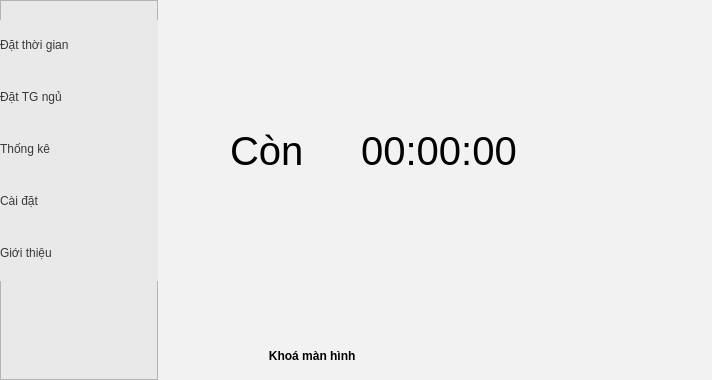
<?xml version="1.0" encoding="UTF-8"?>
<ui version="4.0">
 <class>MainWindow</class>
 <widget class="QMainWindow" name="MainWindow">
  <property name="windowModality">
   <enum>Qt::ApplicationModal</enum>
  </property>
  <property name="enabled">
   <bool>true</bool>
  </property>
  <property name="geometry">
   <rect>
    <x>0</x>
    <y>0</y>
    <width>712</width>
    <height>380</height>
   </rect>
  </property>
  <property name="windowTitle">
   <string>EyeCare</string>
  </property>
  <property name="styleSheet">
   <string notr="true">background-color: rgb(242, 242, 242);</string>
  </property>
  <widget class="QWidget" name="centralwidget">
   <property name="styleSheet">
    <string notr="true"/>
   </property>
   <widget class="QStackedWidget" name="page">
    <property name="geometry">
     <rect>
      <x>160</x>
      <y>0</y>
      <width>551</width>
      <height>380</height>
     </rect>
    </property>
    <property name="font">
     <font>
      <pointsize>30</pointsize>
     </font>
    </property>
    <property name="currentIndex">
     <number>0</number>
    </property>
    <widget class="QWidget" name="page1">
     <property name="font">
      <font>
       <pointsize>30</pointsize>
      </font>
     </property>
     <widget class="QLabel" name="timeChange">
      <property name="geometry">
       <rect>
        <x>190</x>
        <y>110</y>
        <width>301</width>
        <height>81</height>
       </rect>
      </property>
      <property name="styleSheet">
       <string notr="true">font: 50pt &quot;MS Shell Dlg 2&quot;;</string>
      </property>
      <property name="text">
       <string> 00:00:00</string>
      </property>
     </widget>
     <widget class="QLabel" name="timeTitle">
      <property name="geometry">
       <rect>
        <x>70</x>
        <y>110</y>
        <width>131</width>
        <height>81</height>
       </rect>
      </property>
      <property name="styleSheet">
       <string notr="true">font: 50pt &quot;MS Shell Dlg 2&quot;;</string>
      </property>
      <property name="text">
       <string>Còn</string>
      </property>
     </widget>
     <widget class="QLabel" name="Deye">
      <property name="geometry">
       <rect>
        <x>440</x>
        <y>250</y>
        <width>121</width>
        <height>121</height>
       </rect>
      </property>
      <property name="toolTip">
       <string/>
      </property>
      <property name="toolTipDuration">
       <number>-1</number>
      </property>
      <property name="text">
       <string/>
      </property>
      <property name="pixmap">
       <pixmap resource="qrc/icon.qrc">:/icon/eyes.png</pixmap>
      </property>
      <property name="scaledContents">
       <bool>true</bool>
      </property>
     </widget>
     <widget class="QPushButton" name="startMain">
      <property name="geometry">
       <rect>
        <x>270</x>
        <y>230</y>
        <width>51</width>
        <height>51</height>
       </rect>
      </property>
      <property name="toolTip">
       <string/>
      </property>
      <property name="toolTipDuration">
       <number>-1</number>
      </property>
      <property name="styleSheet">
       <string notr="true">border:0px;</string>
      </property>
      <property name="text">
       <string/>
      </property>
      <property name="icon">
       <iconset resource="qrc/icon.qrc">
        <normaloff>:/icon/start.png</normaloff>:/icon/start.png</iconset>
      </property>
      <property name="iconSize">
       <size>
        <width>50</width>
        <height>50</height>
       </size>
      </property>
     </widget>
     <widget class="QPushButton" name="btnLock">
      <property name="geometry">
       <rect>
        <x>50</x>
        <y>340</y>
        <width>201</width>
        <height>31</height>
       </rect>
      </property>
      <property name="styleSheet">
       <string notr="true">font: 16pt &quot;MS Shell Dlg 2&quot;;font-weight: bold;border:0px;</string>
      </property>
      <property name="text">
       <string> Khoá màn hình</string>
      </property>
      <property name="icon">
       <iconset resource="qrc/icon.qrc">
        <normaloff>:/icon/screen.png</normaloff>:/icon/screen.png</iconset>
      </property>
      <property name="iconSize">
       <size>
        <width>30</width>
        <height>30</height>
       </size>
      </property>
     </widget>
     <widget class="QPushButton" name="btnRestart">
      <property name="geometry">
       <rect>
        <x>480</x>
        <y>30</y>
        <width>41</width>
        <height>41</height>
       </rect>
      </property>
      <property name="styleSheet">
       <string notr="true">border:0px;</string>
      </property>
      <property name="text">
       <string/>
      </property>
      <property name="icon">
       <iconset resource="qrc/icon.qrc">
        <normaloff>:/icon/restart.png</normaloff>:/icon/restart.png</iconset>
      </property>
      <property name="iconSize">
       <size>
        <width>50</width>
        <height>50</height>
       </size>
      </property>
     </widget>
    </widget>
    <widget class="QWidget" name="page2">
     <widget class="QWidget" name="horizontalLayoutWidget">
      <property name="geometry">
       <rect>
        <x>220</x>
        <y>100</y>
        <width>211</width>
        <height>61</height>
       </rect>
      </property>
      <layout class="QHBoxLayout" name="workLayout">
       <property name="spacing">
        <number>30</number>
       </property>
       <property name="sizeConstraint">
        <enum>QLayout::SetMaximumSize</enum>
       </property>
       <property name="topMargin">
        <number>0</number>
       </property>
       <item>
        <widget class="QLineEdit" name="wakehInput">
         <property name="maximumSize">
          <size>
           <width>51</width>
           <height>43</height>
          </size>
         </property>
         <property name="contextMenuPolicy">
          <enum>Qt::DefaultContextMenu</enum>
         </property>
         <property name="styleSheet">
          <string notr="true">font: 30pt &quot;MS Shell Dlg 2&quot;;border:0px;</string>
         </property>
         <property name="inputMethodHints">
          <set>Qt::ImhPreferNumbers</set>
         </property>
         <property name="text">
          <string>06</string>
         </property>
         <property name="maxLength">
          <number>2</number>
         </property>
        </widget>
       </item>
       <item>
        <widget class="QLabel" name="space">
         <property name="maximumSize">
          <size>
           <width>16</width>
           <height>43</height>
          </size>
         </property>
         <property name="styleSheet">
          <string notr="true">font: 30pt &quot;MS Shell Dlg 2&quot;;</string>
         </property>
         <property name="inputMethodHints">
          <set>Qt::ImhNone</set>
         </property>
         <property name="text">
          <string>:</string>
         </property>
        </widget>
       </item>
       <item>
        <widget class="QLineEdit" name="wakemInput">
         <property name="sizePolicy">
          <sizepolicy hsizetype="Expanding" vsizetype="Fixed">
           <horstretch>0</horstretch>
           <verstretch>0</verstretch>
          </sizepolicy>
         </property>
         <property name="maximumSize">
          <size>
           <width>51</width>
           <height>43</height>
          </size>
         </property>
         <property name="styleSheet">
          <string notr="true">font: 30pt &quot;MS Shell Dlg 2&quot;;border:0px;</string>
         </property>
         <property name="inputMethodHints">
          <set>Qt::ImhPreferNumbers</set>
         </property>
         <property name="text">
          <string>00</string>
         </property>
         <property name="maxLength">
          <number>2</number>
         </property>
        </widget>
       </item>
      </layout>
     </widget>
     <widget class="QWidget" name="horizontalLayoutWidget_2">
      <property name="geometry">
       <rect>
        <x>220</x>
        <y>170</y>
        <width>211</width>
        <height>61</height>
       </rect>
      </property>
      <layout class="QHBoxLayout" name="relaxLayout">
       <property name="spacing">
        <number>30</number>
       </property>
       <property name="sizeConstraint">
        <enum>QLayout::SetMaximumSize</enum>
       </property>
       <item>
        <widget class="QLineEdit" name="sleephInput">
         <property name="maximumSize">
          <size>
           <width>51</width>
           <height>43</height>
          </size>
         </property>
         <property name="contextMenuPolicy">
          <enum>Qt::DefaultContextMenu</enum>
         </property>
         <property name="styleSheet">
          <string notr="true">font: 30pt &quot;MS Shell Dlg 2&quot;;border:0px;</string>
         </property>
         <property name="inputMethodHints">
          <set>Qt::ImhPreferNumbers</set>
         </property>
         <property name="text">
          <string>10</string>
         </property>
         <property name="maxLength">
          <number>2</number>
         </property>
        </widget>
       </item>
       <item>
        <widget class="QLabel" name="space_2">
         <property name="maximumSize">
          <size>
           <width>16</width>
           <height>43</height>
          </size>
         </property>
         <property name="styleSheet">
          <string notr="true">font: 30pt &quot;MS Shell Dlg 2&quot;;</string>
         </property>
         <property name="inputMethodHints">
          <set>Qt::ImhNone</set>
         </property>
         <property name="text">
          <string>:</string>
         </property>
        </widget>
       </item>
       <item>
        <widget class="QLineEdit" name="sleepmInput">
         <property name="sizePolicy">
          <sizepolicy hsizetype="Expanding" vsizetype="Fixed">
           <horstretch>0</horstretch>
           <verstretch>0</verstretch>
          </sizepolicy>
         </property>
         <property name="maximumSize">
          <size>
           <width>51</width>
           <height>43</height>
          </size>
         </property>
         <property name="styleSheet">
          <string notr="true">font: 30pt &quot;MS Shell Dlg 2&quot;;border:0px;</string>
         </property>
         <property name="inputMethodHints">
          <set>Qt::ImhPreferNumbers</set>
         </property>
         <property name="text">
          <string>00</string>
         </property>
         <property name="maxLength">
          <number>2</number>
         </property>
        </widget>
       </item>
      </layout>
     </widget>
     <widget class="QLabel" name="sleepTitle">
      <property name="geometry">
       <rect>
        <x>110</x>
        <y>170</y>
        <width>80</width>
        <height>51</height>
       </rect>
      </property>
      <property name="styleSheet">
       <string notr="true">font: 30pt &quot;MS Shell Dlg 2&quot;;</string>
      </property>
      <property name="text">
       <string>Ngủ</string>
      </property>
     </widget>
     <widget class="QLabel" name="wakeTitle">
      <property name="geometry">
       <rect>
        <x>110</x>
        <y>100</y>
        <width>70</width>
        <height>51</height>
       </rect>
      </property>
      <property name="styleSheet">
       <string notr="true">font: 30pt &quot;MS Shell Dlg 2&quot;;</string>
      </property>
      <property name="text">
       <string>Dậy</string>
      </property>
     </widget>
     <widget class="QPushButton" name="btnStart">
      <property name="geometry">
       <rect>
        <x>280</x>
        <y>260</y>
        <width>51</width>
        <height>51</height>
       </rect>
      </property>
      <property name="styleSheet">
       <string notr="true">border:0px;</string>
      </property>
      <property name="text">
       <string/>
      </property>
      <property name="icon">
       <iconset resource="qrc/icon.qrc">
        <normaloff>:/icon/start.png</normaloff>:/icon/start.png</iconset>
      </property>
      <property name="iconSize">
       <size>
        <width>50</width>
        <height>50</height>
       </size>
      </property>
     </widget>
     <widget class="QLabel" name="pmTitle">
      <property name="geometry">
       <rect>
        <x>470</x>
        <y>170</y>
        <width>61</width>
        <height>41</height>
       </rect>
      </property>
      <property name="styleSheet">
       <string notr="true">font: 30pt &quot;MS Shell Dlg 2&quot;;</string>
      </property>
      <property name="text">
       <string>PM</string>
      </property>
     </widget>
     <widget class="QLabel" name="amTitle">
      <property name="geometry">
       <rect>
        <x>470</x>
        <y>100</y>
        <width>61</width>
        <height>41</height>
       </rect>
      </property>
      <property name="styleSheet">
       <string notr="true">font: 30pt &quot;MS Shell Dlg 2&quot;;</string>
      </property>
      <property name="text">
       <string>AM</string>
      </property>
     </widget>
     <widget class="QPushButton" name="Dstar">
      <property name="geometry">
       <rect>
        <x>15</x>
        <y>0</y>
        <width>125</width>
        <height>100</height>
       </rect>
      </property>
      <property name="styleSheet">
       <string notr="true">border: 0px</string>
      </property>
      <property name="text">
       <string/>
      </property>
      <property name="icon">
       <iconset resource="qrc/icon.qrc">
        <normaloff>:/icon/star.png</normaloff>:/icon/star.png</iconset>
      </property>
      <property name="iconSize">
       <size>
        <width>100</width>
        <height>100</height>
       </size>
      </property>
     </widget>
    </widget>
    <widget class="QWidget" name="page3"/>
    <widget class="QWidget" name="page4"/>
    <widget class="QWidget" name="page5"/>
   </widget>
   <widget class="QFrame" name="frame">
    <property name="geometry">
     <rect>
      <x>0</x>
      <y>0</y>
      <width>158</width>
      <height>380</height>
     </rect>
    </property>
    <property name="layoutDirection">
     <enum>Qt::LeftToRight</enum>
    </property>
    <property name="autoFillBackground">
     <bool>false</bool>
    </property>
    <property name="styleSheet">
     <string notr="true">background-color: rgb(233, 233, 233)</string>
    </property>
    <property name="frameShape">
     <enum>QFrame::StyledPanel</enum>
    </property>
    <property name="frameShadow">
     <enum>QFrame::Raised</enum>
    </property>
    <widget class="QWidget" name="verticalLayoutWidget">
     <property name="geometry">
      <rect>
       <x>0</x>
       <y>20</y>
       <width>158</width>
       <height>261</height>
      </rect>
     </property>
     <layout class="QVBoxLayout" name="frameLayout">
      <item>
       <widget class="QPushButton" name="left1">
        <property name="maximumSize">
         <size>
          <width>158</width>
          <height>43</height>
         </size>
        </property>
        <property name="styleSheet">
         <string notr="true">QPushButton{color: rgb(56, 56, 56);font: 15pt &quot;MS Shell Dlg 2&quot;;border: 0px;text-align: left}
QPushButton:hover{background-color: rgb(191, 191, 191)}</string>
        </property>
        <property name="text">
         <string>Đặt thời gian</string>
        </property>
        <property name="icon">
         <iconset resource="qrc/icon.qrc">
          <normaloff>:/icon/time.png</normaloff>:/icon/time.png</iconset>
        </property>
        <property name="iconSize">
         <size>
          <width>36</width>
          <height>36</height>
         </size>
        </property>
       </widget>
      </item>
      <item>
       <widget class="QPushButton" name="left2">
        <property name="maximumSize">
         <size>
          <width>158</width>
          <height>43</height>
         </size>
        </property>
        <property name="styleSheet">
         <string notr="true">QPushButton{color: rgb(56, 56, 56);font: 15pt &quot;MS Shell Dlg 2&quot;;border: 0px;text-align: left}
QPushButton:hover{background-color: rgb(191, 191, 191)}</string>
        </property>
        <property name="text">
         <string>Đặt TG ngủ</string>
        </property>
        <property name="icon">
         <iconset resource="qrc/icon.qrc">
          <normaloff>:/icon/night.png</normaloff>:/icon/night.png</iconset>
        </property>
        <property name="iconSize">
         <size>
          <width>36</width>
          <height>36</height>
         </size>
        </property>
       </widget>
      </item>
      <item>
       <widget class="QPushButton" name="left3">
        <property name="maximumSize">
         <size>
          <width>158</width>
          <height>43</height>
         </size>
        </property>
        <property name="styleSheet">
         <string notr="true">QPushButton{color: rgb(56, 56, 56);font: 15pt &quot;MS Shell Dlg 2&quot;;border: 0px;text-align: left}
QPushButton:hover{background-color: rgb(191, 191, 191)}</string>
        </property>
        <property name="text">
         <string>Thống kê</string>
        </property>
        <property name="icon">
         <iconset resource="qrc/icon.qrc">
          <normaloff>:/icon/chart.png</normaloff>:/icon/chart.png</iconset>
        </property>
        <property name="iconSize">
         <size>
          <width>36</width>
          <height>36</height>
         </size>
        </property>
       </widget>
      </item>
      <item>
       <widget class="QPushButton" name="left4">
        <property name="maximumSize">
         <size>
          <width>158</width>
          <height>43</height>
         </size>
        </property>
        <property name="styleSheet">
         <string notr="true">QPushButton{color: rgb(56, 56, 56);font: 15pt &quot;MS Shell Dlg 2&quot;;border: 0px;text-align: left}
QPushButton:hover{background-color: rgb(191, 191, 191)}</string>
        </property>
        <property name="text">
         <string>Cài đặt</string>
        </property>
        <property name="icon">
         <iconset resource="qrc/icon.qrc">
          <normaloff>:/icon/setting.png</normaloff>:/icon/setting.png</iconset>
        </property>
        <property name="iconSize">
         <size>
          <width>36</width>
          <height>36</height>
         </size>
        </property>
       </widget>
      </item>
      <item>
       <widget class="QPushButton" name="left5">
        <property name="maximumSize">
         <size>
          <width>158</width>
          <height>43</height>
         </size>
        </property>
        <property name="styleSheet">
         <string notr="true">QPushButton{color: rgb(56, 56, 56);font: 15pt &quot;MS Shell Dlg 2&quot;;border: 0px;text-align: left}
QPushButton:hover{background-color: rgb(191, 191, 191)}</string>
        </property>
        <property name="text">
         <string>Giới thiệu</string>
        </property>
        <property name="icon">
         <iconset resource="qrc/icon.qrc">
          <normaloff>:/icon/about.png</normaloff>:/icon/about.png</iconset>
        </property>
        <property name="iconSize">
         <size>
          <width>36</width>
          <height>36</height>
         </size>
        </property>
       </widget>
      </item>
     </layout>
    </widget>
   </widget>
  </widget>
 </widget>
 <resources>
  <include location="qrc/icon.qrc"/>
 </resources>
 <connections/>
</ui>
